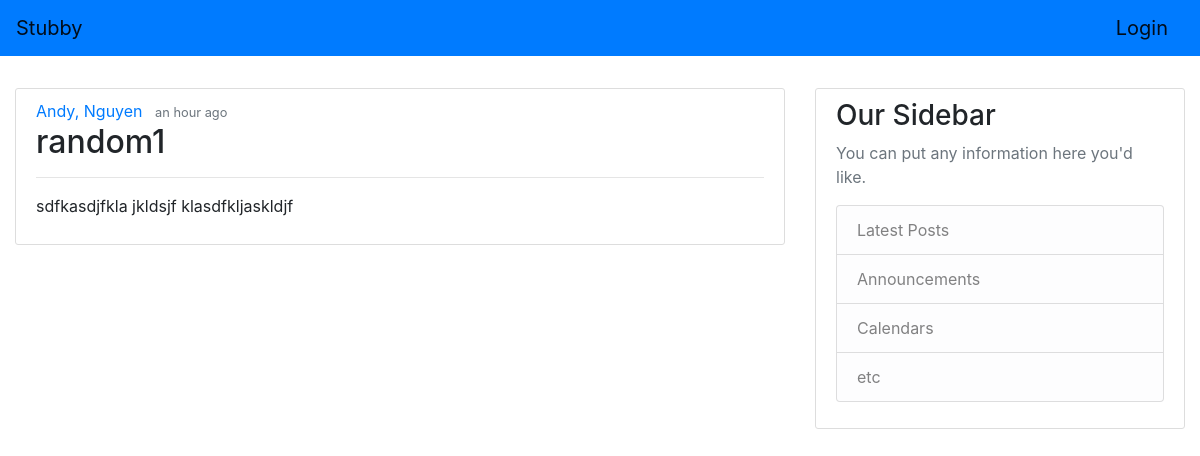
The page /post/5 on the database its author committed.
### stubby/models.py (models this page shows, shortened)
class User(db.Model, UserMixin):
    id = db.Column(db.Integer, primary_key=True)
    email = db.Column(db.String(120), unique=True, nullable=False)
    first_name = db.Column(db.String(30), nullable=False)
    last_name = db.Column(db.String(30), nullable=False)
    username = db.Column(db.String(30), nullable=False)
    image_file = db.Column(db.String(200), nullable=False,
                           default='default.jpg')
    posts = db.relationship('Post', backref='author', lazy=True)

class Post(db.Model):
    id = db.Column(db.Integer, primary_key=True)
    title = db.Column(db.String(100), nullable=False)
    date_posted = db.Column(db.DateTime, nullable=False,
                            default=datetime.utcnow)
    content = db.Column(db.Text, nullable=False)
    user_id = db.Column(db.Integer, db.ForeignKey('user.id'), nullable=False)

### stubby/posts/routes.py (the view)
@posts.route('/post/<int:post_id>')
def post(post_id):
    post = Post.query.get_or_404(post_id)
    return render_template("post.html", title=post.title, post=post)

### stubby/templates/post.html (shortened to what this page needs)
{% extends 'base.html' %}
{% block content %}
    <article class="media content-section">
        <div class="media-body">
            <div class="article-metadata">
                <a class="mr-2" href="{{url_for('users.user_posts', username=post.author.username)}}">{{ post.author.first_name }}, {{ post.author.last_name }}</a>
                <small class="text-muted">{{ moment(post.date_posted).fromNow() }}</small>
            </div>
            <h2 class="article-title">{{ post.title }}</h2>
            <hr>
            <p class="article-content">{{ post.content }}</p>
        </div>
    </article>
{% endblock content%}

### stubby/static/style.css (style rules this page uses)
.content-section { margin-top: 20px; background: #ffffff; padding: 10px 20px; border: 1px solid #dddddd; border-radius: 3px; margin-bottom: 20px; }

### rows shown on the page
User: author.first_name "Andy", author.last_name "Nguyen"
Post: date_posted "an hour ago", title "random1", content "sdfkasdjfkla jkldsjf klasdfkljaskldjf"
